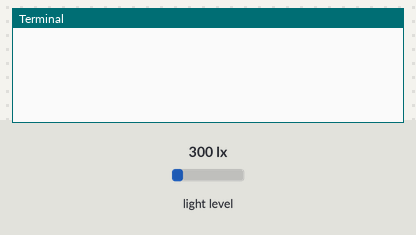
The program below on a simulated Raspberry Pi (BCM pin numbers). Parts: the last lines printed to the terminal. Inputs (shaded band) come from the test bench; at power-on: light level 300 lx.

Above: at 1.2 s.
1.3 s: light level set to 500 lx
At 1.7 s:
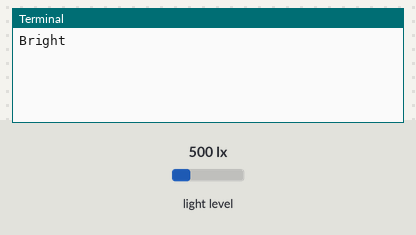
3.0 s: light level set to 1000 lx
At 3.22 s:
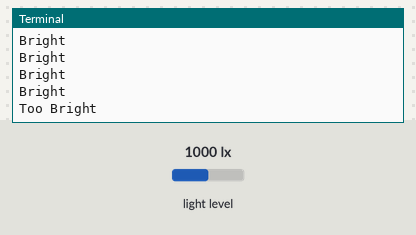
4.5 s: light level set to 5 lx
At 4.75 s:
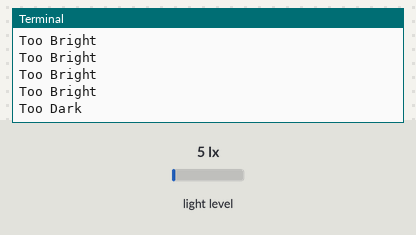
6.0 s: light level set to 120 lx
At 6.27 s:
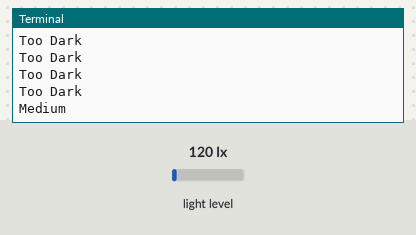

Measured:
- after the input at 1.3 s, the terminal: prints a new line after 0.22 s (image 1)
- after the input at 3.0 s, the terminal: prints a new line at once (image 2)
- after the input at 4.5 s, the terminal: prints a new line after 0.06 s (image 3)
- after the input at 6.0 s, the terminal: prints a new line after 0.08 s (image 4)

The program:

LightI2C.py
```python
import smbus
import time

light_sensor    = 0x23 # I2C address

Power_down = 0x00 # No active state
Power_on   = 0x01 # Power on
Reset     = 0x07 # Reset data register value

# Start measurement at 1lx resolution. Time typically 120ms
#measures at 1lx resolution, time = 120ms
#devices automacally powers down after measuring light
ONE_TIME_HIGH_RES_MODE_1 = 0x20

ONE_TIME_LOW_RES_MODE = 0x23

bus = smbus.SMBus(1)

def Light(addr=light_sensor): #collecting data from sensor
  data = bus.read_i2c_block_data(addr,ONE_TIME_HIGH_RES_MODE_1)
  return convertToNumber(data)


def convertToNumber(data):
  result=(data[1] + (256 * data[0])) / 1.2
  return (result)


def main():
  while True:
    brightness=Light()
    #print(brightness)
    if(brightness>= 660):
        print("Too Bright")
    elif(brightness> 300 and brightness<550):
        print("Bright")
    elif(brightness> 100and brightness<300):
        print("Medium")
    elif(brightness<25 and brightness>10):
        print("Dark")
    elif(brightness<10):
        print("Too Dark");

    time.sleep(0.25)

if __name__=="__main__":
   main()
```
